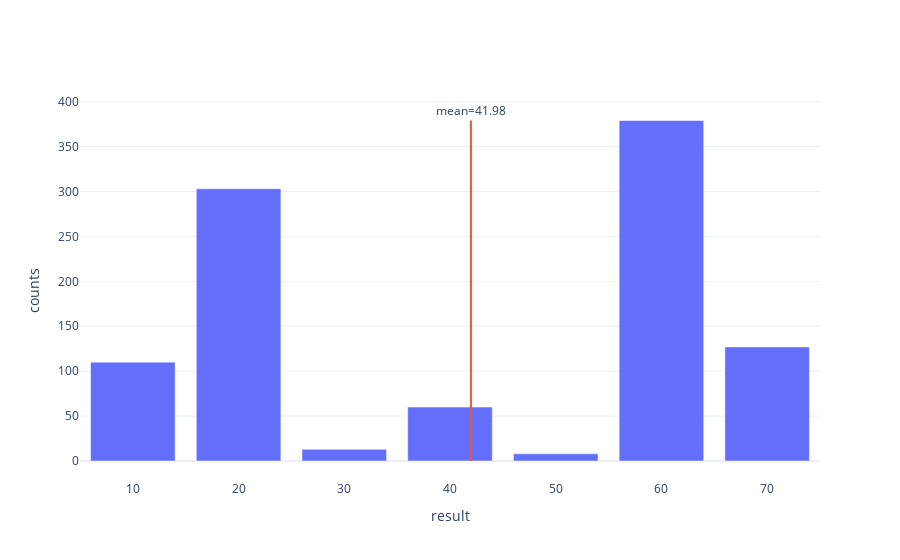

The cell this chart's notebook holds for it:
### Markdown cell above
Suppose you spin a wheel of fortune many times. Each time, one of the numbers m_1, m_2, ..., m_n comes up with a probability p_1, p_2, ..., p_n, and this is how much money you would get from each spin. What amount of money do you expect to get per spin?

To help answer this question, write a function where you spin the wheel k times and compute the average amount received per spin.

### Code cell
import numpy as np
from util import plot_many_values_with_mean

def spin_wheel(k: int):
    wheel = {10: 0.1, 20: 0.3, 30: 0.01, 40: 0.05, 50: 0.01, 60: 0.4, 70: 0.13}

    # TODO: code here
    
    return np.random.choice(list(wheel.keys()), size=k, p=list(wheel.values()))

    # end TODO


def compute_mean(sample_values):

    avg_result = None

    # TODO: code here
    
    avg_result = sum(sample_values) / sample_values.shape[0]

    # end TODO

    return avg_result

spin_results = spin_wheel(1000)
print(compute_mean(spin_results))
plot_many_values_with_mean(spin_results)

### Figure 1 — Plotly figure (JSON) as saved in the notebook; plotly's stock layout.template omitted (floating-point values rounded to 4 significant figures)
{"data": [{"name": "results", "type": "bar", "x": [10, 20, 30, 40, 50, 60, 70], "y": [110, 303, 13, 60, 8, 379, 127]}, {"mode": "lines", "type": "scatter", "x": [41.98, 41.98], "y": [0, 379]}], "layout": {"annotations": [{"showarrow": false, "text": "mean=41.98", "x": 41.98, "y": 379, "yshift": 10}], "autosize": true, "showlegend": false, "title": {"text": ""}, "xaxis": {"autorange": true, "range": [5, 75], "title": {"text": "result"}, "type": "linear"}, "yaxis": {"autorange": true, "range": [-22.51, 427.8], "title": {"text": "counts"}, "type": "linear"}}}
